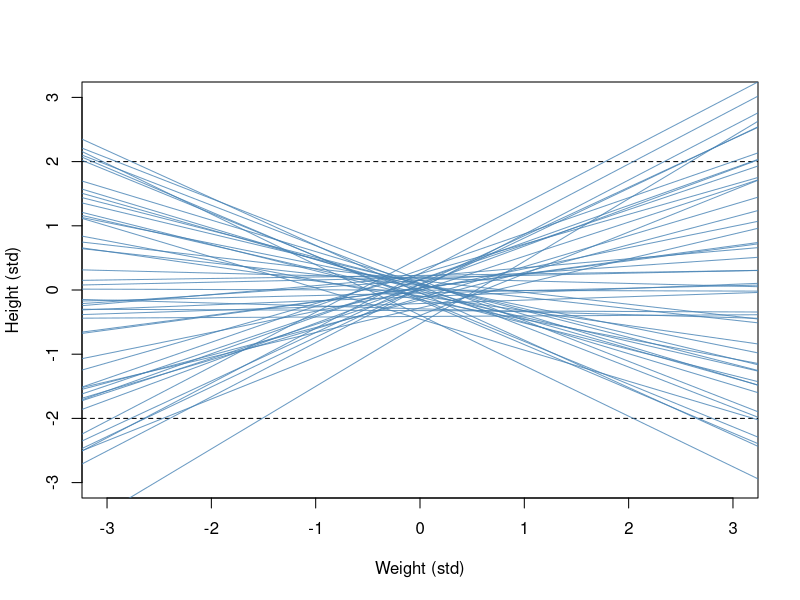
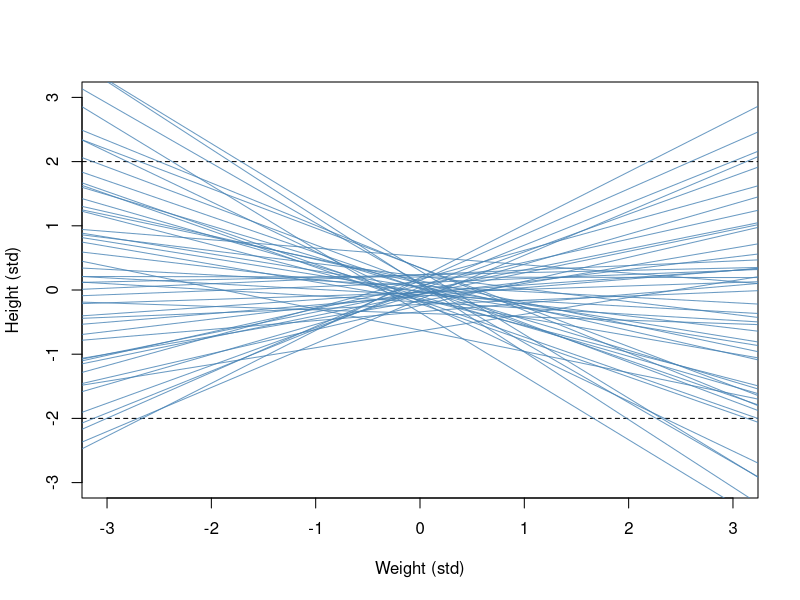
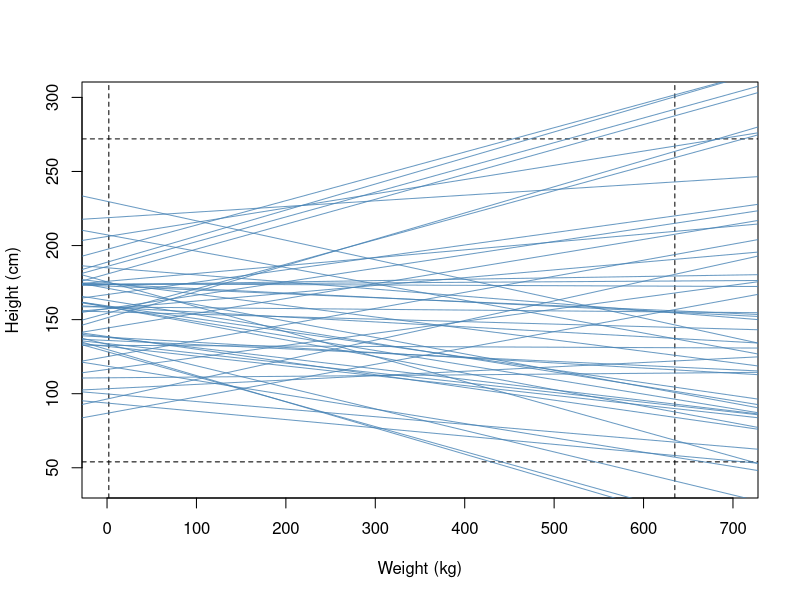
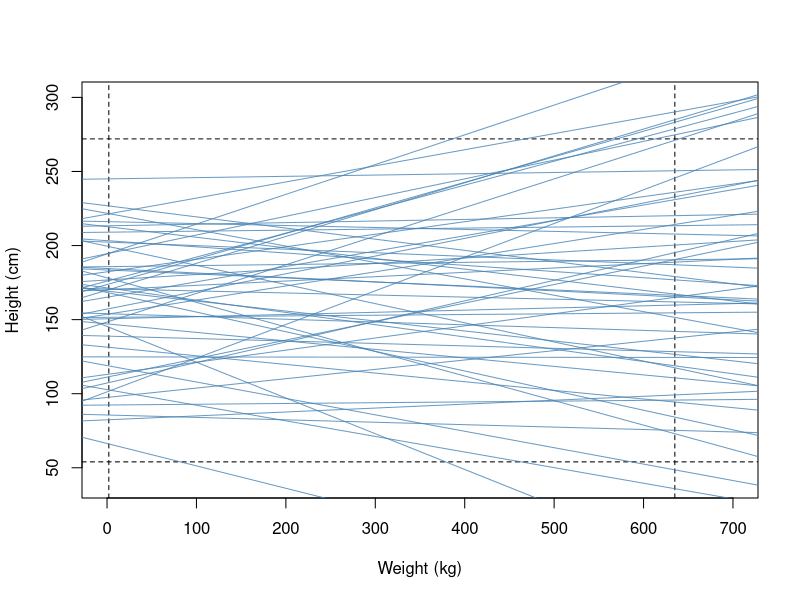
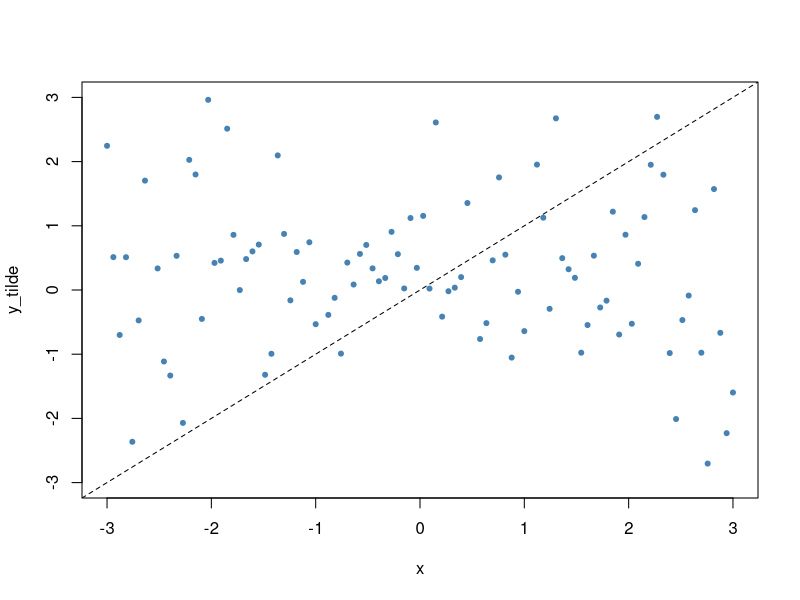
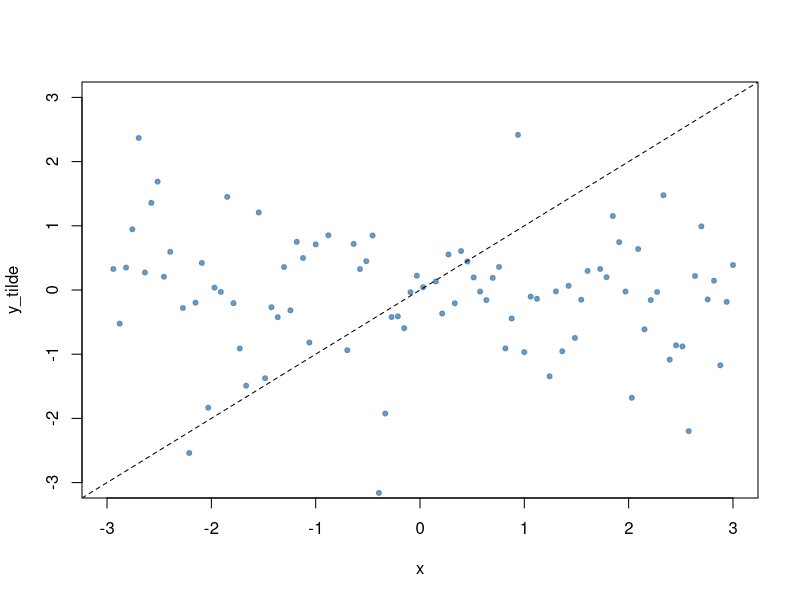

The R script that drew these images, in order:
#
# Prior predictive simulation
#

# Note: I found it most useful to do PPS in R. But you can also do it in Stan.
#

#
# Simulating the posterior line (mu)
#

# Standardized

# In a nutshell
#
N <- 1e2
a <- rnorm(N, 0, 0.2)
b <- rnorm(N, 0, 0.5)
plot(NULL, xlim=c(-3,3), ylim=c(-3, 3), 
     xlab="Weight (std)", ylab="Height (std)")
abline(h=c(-2,2), lty=2)
for(i in seq(50)) abline(a[i], b[i], col=scales::alpha("steelblue", .8))

# Documented version
#

# Define the number of elements to simulate
N <- 1e2

# alpha prior
mu <- 0
sigma <- 0.2
a <- rnorm(N, mu, sigma)
# Note: Argument to justify the PD: MAXENT!

# beta prior
mu <- 0
sigma <- 0.5
b <- rnorm(N, mu, sigma)
# Note: Argument to justify the PD: MAXENT!

# value ranges
# A Std.normal distribution implies that approximately 99% of the values
# lies within +/-3*Sigma. See: pnorm(3)

# Visualize
#
plot(NULL, xlim=c(-3,3), ylim=c(-3, 3), 
     xlab="Weight (std)", ylab="Height (std)")
# High probability region
abline(h=c(-2,2), lty=2)
# 50 prior lines for mu
for(i in seq(50)) abline(a[i], b[i], col=scales::alpha("steelblue", .8))
# curve() version
#for(i in 1:N) {
  #curve(a[i] + b[i]*x, from=min(d$weight), to=max(d$weight), 
        #add=TRUE, col=scales::alpha("black", .2)) 
#}


# Unstandardized

# Note: For unstandardized variables we need some data
set.seed(345)
N <- 1e2 
weight <- rnorm(N, 60, 10) ; height <- rnorm(weight, 170, 20)
d <- data.frame(weight, height)
# Note: these data are ridiculous!

# In a nutshell
#
N <- 1e2
a <- rnorm(N, 160, 40) 
b <- rnorm(N, 0.001, 0.1)
x <- d$weight ; y <- d$height

# Robert Wadlow (272 cm)
# Chandra Bahadur Dangi (54,6 cm)
# Jon Brower Minnoch (635 kg)
# Lucía Zárate (2,1 kg) 
plot(NULL, xlim=range(0, 700), ylim=c(40, 300), 
     xlab="Weight (kg)", ylab="Height (cm)")
largest <- 272  ; heaviest  <- 635
smallest <- 54 ; lightest <- 2
abline(h=c(54,272), v=c(2, 635), lty=2)
for(i in seq(50)) abline(a[i], b[i], col=scales::alpha("steelblue", .8))

# Documented version
#

# Define the number of elements to simulate
N <- 1e2

# alpha prior
a <- rnorm(N, 160, 40) 
# Note: Argument to justify the PD: MAXENT!

# beta prior
b <- rnorm(N, 0.001, 0.1)
# Note: Argument to justify the PD: MAXENT!

# Value ranges
# Robert Wadlow (272 cm)
# Chandra Bahadur Dangi (54,6 cm)
# Jon Brower Minnoch (635 kg)
# Lucía Zárate (2,1 kg) 
x <- d$weight ; y <- d$height
largest <- 272  ; heaviest  <- 635
smallest <- 54 ; lightest <- 2

plot(NULL, xlim=range(0, 700), ylim=c(40, 300), 
     xlab="Weight (kg)", ylab="Height (cm)")
# High probability region
abline(h=c(smallest,largest), v=c(heaviest, lightest), lty=2)
for(i in seq(50)) abline(a[i], b[i], col=scales::alpha("steelblue", .8))
# curve() version
#for(i in 1:N) {
  #curve(a[i] + b[i]*x, from=lightest, to=heaviest, 
        #add=TRUE, col=scales::alpha("black", .2)) 
#}

# TODO: Integrate sigma and plot raw data against prior predictions?
# See: Search Stan manual for PPS

#
# Simulating posterior predictions
# (aka. Prior Predictive Checks)
#

# standardized

# In a nutshell
#
N <- 1e2
a <- rnorm(N, 0, 0.2)
b <- rnorm(N, 0, 0.5)
x <- seq(-3,3, length.out=N)
mu <- a + b * x
sigma <- rexp(N, 1)
y_tilde <- rnorm(N, mu, sigma)
plot(x, y_tilde, ylim=c(-3, 3), xlab="x", ylab="y_tilde", pch=20, 
     col="steelblue")
abline(a=0, b=1, lty=2)

#
# Documented version
#

# Define the number of elements to simulate
N <- 1e2

# Note: Joint prior model

# alpha prior
a <- rnorm(N, 0, 0.2)

# beta prior
b <- rnorm(N, 0, 0.5)

# Value range
x <- seq(-3,3, length.out=N)

# mu as a linear function of alpha and beta
mu <- a + b * x

# sigma prior 
sigma <- rexp(N, 1)

# Simulate values for y
y_tilde <- rnorm(N, mu, sigma)
# Note: This is how the robot sees the data before you feed it the ones!

# Visualize
plot(x, y_tilde, ylim=c(-3, 3), xlab="x", ylab="y_tilde", pch=20, 
     col=scales::alpha("steelblue", .8))
# Bisecting line
abline(a=0, b=1, lty=2)





